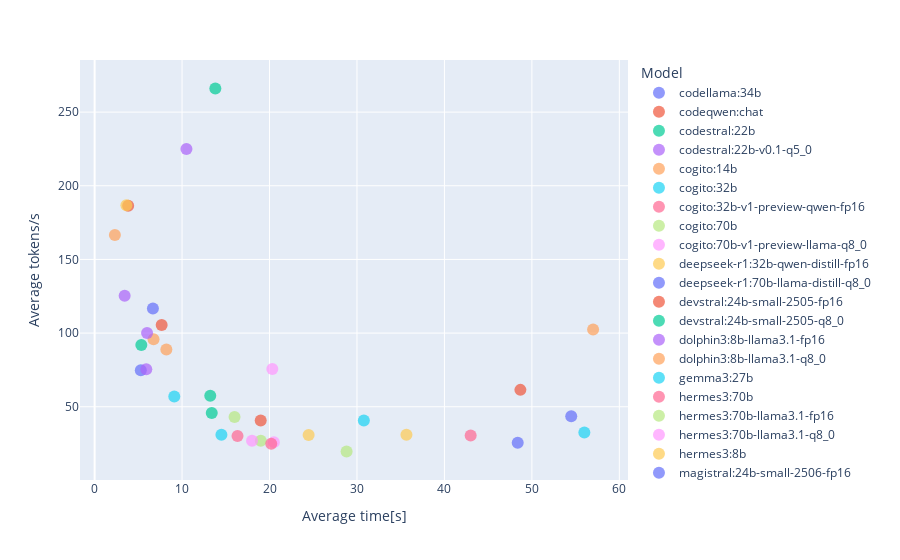

Notebook source saved alongside this figure:
### Markdown cell above
> *Note*: Java will almost always contain 'syntax-errors', due to its strict syntax rules. It will not compile if for instance a class is defined, but the file is not named after the class. This is not inheritently a problem with the model, but rather a limitation of syntax-checking the language itself.

### Code cell
# Plot of Average Time[s] and Average Tokens/s

fig = px.scatter(
    averaged_df,
    x='Average time[s]',
    y='Average tokens/s',
    hover_name='Model',
    color='Model',
)
fig.update_traces(marker=dict(size=12, opacity=0.7))
fig.show()

### Figure 1 — Plotly figure (JSON) as saved in the notebook; plotly's stock layout.template omitted (floating-point values rounded to 4 significant figures)
{"data": [{"hovertemplate": "<b>%{hovertext}</b><br><br>Model=codellama:34b<br>Average time[s]=%{x}<br>Average tokens/s=%{y}<extra></extra>", "hovertext": ["codellama:34b"], "legendgroup": "codellama:34b", "marker": {"color": "#636efa", "opacity": 0.7, "size": 12, "symbol": "circle"}, "mode": "markers", "name": "codellama:34b", "orientation": "v", "showlegend": true, "type": "scatter", "x": [5.282], "xaxis": "x", "y": [74.76], "yaxis": "y"}, {"hovertemplate": "<b>%{hovertext}</b><br><br>Model=codeqwen:chat<br>Average time[s]=%{x}<br>Average tokens/s=%{y}<extra></extra>", "hovertext": ["codeqwen:chat"], "legendgroup": "codeqwen:chat", "marker": {"color": "#EF553B", "opacity": 0.7, "size": 12, "symbol": "circle"}, "mode": "markers", "name": "codeqwen:chat", "orientation": "v", "showlegend": true, "type": "scatter", "x": [3.837], "xaxis": "x", "y": [186.4], "yaxis": "y"}, {"hovertemplate": "<b>%{hovertext}</b><br><br>Model=codestral:22b<br>Average time[s]=%{x}<br>Average tokens/s=%{y}<extra></extra>", "hovertext": ["codestral:22b"], "legendgroup": "codestral:22b", "marker": {"color": "#00cc96", "opacity": 0.7, "size": 12, "symbol": "circle"}, "mode": "markers", "name": "codestral:22b", "orientation": "v", "showlegend": true, "type": "scatter", "x": [5.342], "xaxis": "x", "y": [91.9], "yaxis": "y"}, {"hovertemplate": "<b>%{hovertext}</b><br><br>Model=codestral:22b-v0.1-q5_0<br>Average time[s]=%{x}<br>Average tokens/s=%{y}<extra></extra>", "hovertext": ["codestral:22b-v0.1-q5_0"], "legendgroup": "codestral:22b-v0.1-q5_0", "marker": {"color": "#ab63fa", "opacity": 0.7, "size": 12, "symbol": "circle"}, "mode": "markers", "name": "codestral:22b-v0.1-q5_0", "orientation": "v", "showlegend": true, "type": "scatter", "x": [5.907], "xaxis": "x", "y": [75.44], "yaxis": "y"}, {"hovertemplate": "<b>%{hovertext}</b><br><br>Model=cogito:14b<br>Average time[s]=%{x}<br>Average tokens/s=%{y}<extra></extra>", "hovertext": ["cogito:14b"], "legendgroup": "cogito:14b", "marker": {"color": "#FFA15A", "opacity": 0.7, "size": 12, "symbol": "circle"}, "mode": "markers", "name": "cogito:14b", "orientation": "v", "showlegend": true, "type": "scatter", "x": [6.738], "xaxis": "x", "y": [95.76], "yaxis": "y"}, {"hovertemplate": "<b>%{hovertext}</b><br><br>Model=cogito:32b<br>Average time[s]=%{x}<br>Average tokens/s=%{y}<extra></extra>", "hovertext": ["cogito:32b"], "legendgroup": "cogito:32b", "marker": {"color": "#19d3f3", "opacity": 0.7, "size": 12, "symbol": "circle"}, "mode": "markers", "name": "cogito:32b", "orientation": "v", "showlegend": true, "type": "scatter", "x": [14.5], "xaxis": "x", "y": [31.0], "yaxis": "y"}, {"hovertemplate": "<b>%{hovertext}</b><br><br>Model=cogito:32b-v1-preview-qwen-fp16<br>Average time[s]=%{x}<br>Average tokens/s=%{y}<extra></extra>", "hovertext": ["cogito:32b-v1-preview-qwen-fp16"], "legendgroup": "cogito:32b-v1-preview-qwen-fp16", "marker": {"color": "#FF6692", "opacity": 0.7, "size": 12, "symbol": "circle"}, "mode": "markers", "name": "cogito:32b-v1-preview-qwen-fp16", "orientation": "v", "showlegend": true, "type": "scatter", "x": [16.34], "xaxis": "x", "y": [30.15], "yaxis": "y"}, {"hovertemplate": "<b>%{hovertext}</b><br><br>Model=cogito:70b<br>Average time[s]=%{x}<br>Average tokens/s=%{y}<extra></extra>", "hovertext": ["cogito:70b"], "legendgroup": "cogito:70b", "marker": {"color": "#B6E880", "opacity": 0.7, "size": 12, "symbol": "circle"}, "mode": "markers", "name": "cogito:70b", "orientation": "v", "showlegend": true, "type": "scatter", "x": [19.0], "xaxis": "x", "y": [27.0], "yaxis": "y"}, {"hovertemplate": "<b>%{hovertext}</b><br><br>Model=cogito:70b-v1-preview-llama-q8_0<br>Average time[s]=%{x}<br>Average tokens/s=%{y}<extra></extra>", "hovertext": ["cogito:70b-v1-preview-llama-q8_0"], "legendgroup": "cogito:70b-v1-preview-llama-q8_0", "marker": {"color": "#FF97FF", "opacity": 0.7, "size": 12, "symbol": "circle"}, "mode": "markers", "name": "cogito:70b-v1-preview-llama-q8_0", "orientation": "v", "showlegend": true, "type": "scatter", "x": [20.5], "xaxis": "x", "y": [26.0], "yaxis": "y"}, {"hovertemplate": "<b>%{hovertext}</b><br><br>Model=deepseek-r1:32b-qwen-distill-fp16<br>Average time[s]=%{x}<br>Average tokens/s=%{y}<extra></extra>", "hovertext": ["deepseek-r1:32b-qwen-distill-fp16"], "legendgroup": "deepseek-r1:32b-qwen-distill-fp16", "marker": {"color": "#FECB52", "opacity": 0.7, "size": 12, "symbol": "circle"}, "mode": "markers", "name": "deepseek-r1:32b-qwen-distill-fp16", "orientation": "v", "showlegend": true, "type": "scatter", "x": [35.66], "xaxis": "x", "y": [31.03], "yaxis": "y"}, {"hovertemplate": "<b>%{hovertext}</b><br><br>Model=deepseek-r1:70b-llama-distill-q8_0<br>Average time[s]=%{x}<br>Average tokens/s=%{y}<extra></extra>", "hovertext": ["deepseek-r1:70b-llama-distill-q8_0"], "legendgroup": "deepseek-r1:70b-llama-distill-q8_0", "marker": {"color": "#636efa", "opacity": 0.7, "size": 12, "symbol": "circle"}, "mode": "markers", "name": "deepseek-r1:70b-llama-distill-q8_0", "orientation": "v", "showlegend": true, "type": "scatter", "x": [48.38], "xaxis": "x", "y": [25.58], "yaxis": "y"}, {"hovertemplate": "<b>%{hovertext}</b><br><br>Model=devstral:24b-small-2505-fp16<br>Average time[s]=%{x}<br>Average tokens/s=%{y}<extra></extra>", "hovertext": ["devstral:24b-small-2505-fp16"], "legendgroup": "devstral:24b-small-2505-fp16", "marker": {"color": "#EF553B", "opacity": 0.7, "size": 12, "symbol": "circle"}, "mode": "markers", "name": "devstral:24b-small-2505-fp16", "orientation": "v", "showlegend": true, "type": "scatter", "x": [18.99], "xaxis": "x", "y": [40.6], "yaxis": "y"}, {"hovertemplate": "<b>%{hovertext}</b><br><br>Model=devstral:24b-small-2505-q8_0<br>Average time[s]=%{x}<br>Average tokens/s=%{y}<extra></extra>", "hovertext": ["devstral:24b-small-2505-q8_0"], "legendgroup": "devstral:24b-small-2505-q8_0", "marker": {"color": "#00cc96", "opacity": 0.7, "size": 12, "symbol": "circle"}, "mode": "markers", "name": "devstral:24b-small-2505-q8_0", "orientation": "v", "showlegend": true, "type": "scatter", "x": [13.22], "xaxis": "x", "y": [57.5], "yaxis": "y"}, {"hovertemplate": "<b>%{hovertext}</b><br><br>Model=dolphin3:8b-llama3.1-fp16<br>Average time[s]=%{x}<br>Average tokens/s=%{y}<extra></extra>", "hovertext": ["dolphin3:8b-llama3.1-fp16"], "legendgroup": "dolphin3:8b-llama3.1-fp16", "marker": {"color": "#ab63fa", "opacity": 0.7, "size": 12, "symbol": "circle"}, "mode": "markers", "name": "dolphin3:8b-llama3.1-fp16", "orientation": "v", "showlegend": true, "type": "scatter", "x": [3.436], "xaxis": "x", "y": [125.3], "yaxis": "y"}, {"hovertemplate": "<b>%{hovertext}</b><br><br>Model=dolphin3:8b-llama3.1-q8_0<br>Average time[s]=%{x}<br>Average tokens/s=%{y}<extra></extra>", "hovertext": ["dolphin3:8b-llama3.1-q8_0"], "legendgroup": "dolphin3:8b-llama3.1-q8_0", "marker": {"color": "#FFA15A", "opacity": 0.7, "size": 12, "symbol": "circle"}, "mode": "markers", "name": "dolphin3:8b-llama3.1-q8_0", "orientation": "v", "showlegend": true, "type": "scatter", "x": [2.32], "xaxis": "x", "y": [166.7], "yaxis": "y"}, {"hovertemplate": "<b>%{hovertext}</b><br><br>Model=gemma3:27b<br>Average time[s]=%{x}<br>Average tokens/s=%{y}<extra></extra>", "hovertext": ["gemma3:27b"], "legendgroup": "gemma3:27b", "marker": {"color": "#19d3f3", "opacity": 0.7, "size": 12, "symbol": "circle"}, "mode": "markers", "name": "gemma3:27b", "orientation": "v", "showlegend": true, "type": "scatter", "x": [30.78], "xaxis": "x", "y": [40.75], "yaxis": "y"}, {"hovertemplate": "<b>%{hovertext}</b><br><br>Model=hermes3:70b<br>Average time[s]=%{x}<br>Average tokens/s=%{y}<extra></extra>", "hovertext": ["hermes3:70b"], "legendgroup": "hermes3:70b", "marker": {"color": "#FF6692", "opacity": 0.7, "size": 12, "symbol": "circle"}, "mode": "markers", "name": "hermes3:70b", "orientation": "v", "showlegend": true, "type": "scatter", "x": [20.2], "xaxis": "x", "y": [24.89], "yaxis": "y"}, {"hovertemplate": "<b>%{hovertext}</b><br><br>Model=hermes3:70b-llama3.1-fp16<br>Average time[s]=%{x}<br>Average tokens/s=%{y}<extra></extra>", "hovertext": ["hermes3:70b-llama3.1-fp16"], "legendgroup": "hermes3:70b-llama3.1-fp16", "marker": {"color": "#B6E880", "opacity": 0.7, "size": 12, "symbol": "circle"}, "mode": "markers", "name": "hermes3:70b-llama3.1-fp16", "orientation": "v", "showlegend": true, "type": "scatter", "x": [28.81], "xaxis": "x", "y": [19.64], "yaxis": "y"}, {"hovertemplate": "<b>%{hovertext}</b><br><br>Model=hermes3:70b-llama3.1-q8_0<br>Average time[s]=%{x}<br>Average tokens/s=%{y}<extra></extra>", "hovertext": ["hermes3:70b-llama3.1-q8_0"], "legendgroup": "hermes3:70b-llama3.1-q8_0", "marker": {"color": "#FF97FF", "opacity": 0.7, "size": 12, "symbol": "circle"}, "mode": "markers", "name": "hermes3:70b-llama3.1-q8_0", "orientation": "v", "showlegend": true, "type": "scatter", "x": [18.0], "xaxis": "x", "y": [27.0], "yaxis": "y"}, {"hovertemplate": "<b>%{hovertext}</b><br><br>Model=hermes3:8b<br>Average time[s]=%{x}<br>Average tokens/s=%{y}<extra></extra>", "hovertext": ["hermes3:8b"], "legendgroup": "hermes3:8b", "marker": {"color": "#FECB52", "opacity": 0.7, "size": 12, "symbol": "circle"}, "mode": "markers", "name": "hermes3:8b", "orientation": "v", "showlegend": true, "type": "scatter", "x": [3.634], "xaxis": "x", "y": [186.8], "yaxis": "y"}, {"hovertemplate": "<b>%{hovertext}</b><br><br>Model=magistral:24b-small-2506-fp16<br>Average time[s]=%{x}<br>Average tokens/s=%{y}<extra></extra>", "hovertext": ["magistral:24b-small-2506-fp16"], "legendgroup": "magistral:24b-small-2506-fp16", "marker": {"color": "#636efa", "opacity": 0.7, "size": 12, "symbol": "circle"}, "mode": "markers", "name": "magistral:24b-small-2506-fp16", "orientation": "v", "showlegend": true, "type": "scatter", "x": [54.5], "xaxis": "x", "y": [43.5], "yaxis": "y"}, {"hovertemplate": "<b>%{hovertext}</b><br><br>Model=magistral:24b-small-2506-q8_0<br>Average time[s]=%{x}<br>Average tokens/s=%{y}<extra></extra>", "hovertext": ["magistral:24b-small-2506-q8_0"], "legendgroup": "magistral:24b-small-2506-q8_0", "marker": {"color": "#EF553B", "opacity": 0.7, "size": 12, "symbol": "circle"}, "mode": "markers", "name": "magistral:24b-small-2506-q8_0", "orientation": "v", "showlegend": true, "type": "scatter", "x": [48.69], "xaxis": "x", "y": [61.47], "yaxis": "y"}, {"hovertemplate": "<b>%{hovertext}</b><br><br>Model=mistral-small:24b-instruct-2501-fp16<br>Average time[s]=%{x}<br>Average tokens/s=%{y}<extra></extra>", "hovertext": ["mistral-small:24b-instruct-2501-fp16"], "legendgroup": "mistral-small:24b-instruct-2501-fp16", "marker": {"color": "#00cc96", "opacity": 0.7, "size": 12, "symbol": "circle"}, "mode": "markers", "name": "mistral-small:24b-instruct-2501-fp16", "orientation": "v", "showlegend": true, "type": "scatter", "x": [13.39], "xaxis": "x", "y": [45.72], "yaxis": "y"}, {"hovertemplate": "<b>%{hovertext}</b><br><br>Model=mixtral:8x7b<br>Average time[s]=%{x}<br>Average tokens/s=%{y}<extra></extra>", "hovertext": ["mixtral:8x7b"], "legendgroup": "mixtral:8x7b", "marker": {"color": "#ab63fa", "opacity": 0.7, "size": 12, "symbol": "circle"}, "mode": "markers", "name": "mixtral:8x7b", "orientation": "v", "showlegend": true, "type": "scatter", "x": [6.0], "xaxis": "x", "y": [100.0], "yaxis": "y"}, {"hovertemplate": "<b>%{hovertext}</b><br><br>Model=mixtral:8x7b-instruct-v0.1-q8_0<br>Average time[s]=%{x}<br>Average tokens/s=%{y}<extra></extra>", "hovertext": ["mixtral:8x7b-instruct-v0.1-q8_0"], "legendgroup": "mixtral:8x7b-instruct-v0.1-q8_0", "marker": {"color": "#FFA15A", "opacity": 0.7, "size": 12, "symbol": "circle"}, "mode": "markers", "name": "mixtral:8x7b-instruct-v0.1-q8_0", "orientation": "v", "showlegend": true, "type": "scatter", "x": [8.205], "xaxis": "x", "y": [88.8], "yaxis": "y"}, {"hovertemplate": "<b>%{hovertext}</b><br><br>Model=mixtral:v0.1<br>Average time[s]=%{x}<br>Average tokens/s=%{y}<extra></extra>", "hovertext": ["mixtral:v0.1"], "legendgroup": "mixtral:v0.1", "marker": {"color": "#19d3f3", "opacity": 0.7, "size": 12, "symbol": "circle"}, "mode": "markers", "name": "mixtral:v0.1", "orientation": "v", "showlegend": true, "type": "scatter", "x": [9.11], "xaxis": "x", "y": [57.01], "yaxis": "y"}, {"hovertemplate": "<b>%{hovertext}</b><br><br>Model=nhn-large:latest<br>Average time[s]=%{x}<br>Average tokens/s=%{y}<extra></extra>", "hovertext": ["nhn-large:latest"], "legendgroup": "nhn-large:latest", "marker": {"color": "#FF6692", "opacity": 0.7, "size": 12, "symbol": "circle"}, "mode": "markers", "name": "nhn-large:latest", "orientation": "v", "showlegend": true, "type": "scatter", "x": [43.0], "xaxis": "x", "y": [30.5], "yaxis": "y"}, {"hovertemplate": "<b>%{hovertext}</b><br><br>Model=nhn-medium:latest<br>Average time[s]=%{x}<br>Average tokens/s=%{y}<extra></extra>", "hovertext": ["nhn-medium:latest"], "legendgroup": "nhn-medium:latest", "marker": {"color": "#B6E880", "opacity": 0.7, "size": 12, "symbol": "circle"}, "mode": "markers", "name": "nhn-medium:latest", "orientation": "v", "showlegend": true, "type": "scatter", "x": [16.0], "xaxis": "x", "y": [43.0], "yaxis": "y"}, {"hovertemplate": "<b>%{hovertext}</b><br><br>Model=nhn-small:latest<br>Average time[s]=%{x}<br>Average tokens/s=%{y}<extra></extra>", "hovertext": ["nhn-small:latest"], "legendgroup": "nhn-small:latest", "marker": {"color": "#FF97FF", "opacity": 0.7, "size": 12, "symbol": "circle"}, "mode": "markers", "name": "nhn-small:latest", "orientation": "v", "showlegend": true, "type": "scatter", "x": [20.32], "xaxis": "x", "y": [75.59], "yaxis": "y"}, {"hovertemplate": "<b>%{hovertext}</b><br><br>Model=qwen2.5-coder:32b-instruct-fp16<br>Average time[s]=%{x}<br>Average tokens/s=%{y}<extra></extra>", "hovertext": ["qwen2.5-coder:32b-instruct-fp16"], "legendgroup": "qwen2.5-coder:32b-instruct-fp16", "marker": {"color": "#FECB52", "opacity": 0.7, "size": 12, "symbol": "circle"}, "mode": "markers", "name": "qwen2.5-coder:32b-instruct-fp16", "orientation": "v", "showlegend": true, "type": "scatter", "x": [24.47], "xaxis": "x", "y": [30.9], "yaxis": "y"}, {"hovertemplate": "<b>%{hovertext}</b><br><br>Model=qwen3-coder:30b-a3b-q4_K_M<br>Average time[s]=%{x}<br>Average tokens/s=%{y}<extra></extra>", "hovertext": ["qwen3-coder:30b-a3b-q4_K_M"], "legendgroup": "qwen3-coder:30b-a3b-q4_K_M", "marker": {"color": "#636efa", "opacity": 0.7, "size": 12, "symbol": "circle"}, "mode": "markers", "name": "qwen3-coder:30b-a3b-q4_K_M", "orientation": "v", "showlegend": true, "type": "scatter", "x": [6.667], "xaxis": "x", "y": [116.7], "yaxis": "y"}, {"hovertemplate": "<b>%{hovertext}</b><br><br>Model=qwen3-coder:30b-a3b-q8_0<br>Average time[s]=%{x}<br>Average tokens/s=%{y}<extra></extra>", "hovertext": ["qwen3-coder:30b-a3b-q8_0"], "legendgroup": "qwen3-coder:30b-a3b-q8_0", "marker": {"color": "#EF553B", "opacity": 0.7, "size": 12, "symbol": "circle"}, "mode": "markers", "name": "qwen3-coder:30b-a3b-q8_0", "orientation": "v", "showlegend": true, "type": "scatter", "x": [7.667], "xaxis": "x", "y": [105.5], "yaxis": "y"}, {"hovertemplate": "<b>%{hovertext}</b><br><br>Model=qwen3:1.7b-fp16<br>Average time[s]=%{x}<br>Average tokens/s=%{y}<extra></extra>", "hovertext": ["qwen3:1.7b-fp16"], "legendgroup": "qwen3:1.7b-fp16", "marker": {"color": "#00cc96", "opacity": 0.7, "size": 12, "symbol": "circle"}, "mode": "markers", "name": "qwen3:1.7b-fp16", "orientation": "v", "showlegend": true, "type": "scatter", "x": [13.8], "xaxis": "x", "y": [266.0], "yaxis": "y"}, {"hovertemplate": "<b>%{hovertext}</b><br><br>Model=qwen3:1.7b-q8_0<br>Average time[s]=%{x}<br>Average tokens/s=%{y}<extra></extra>", "hovertext": ["qwen3:1.7b-q8_0"], "legendgroup": "qwen3:1.7b-q8_0", "marker": {"color": "#ab63fa", "opacity": 0.7, "size": 12, "symbol": "circle"}, "mode": "markers", "name": "qwen3:1.7b-q8_0", "orientation": "v", "showlegend": true, "type": "scatter", "x": [10.5], "xaxis": "x", "y": [225.0], "yaxis": "y"}, {"hovertemplate": "<b>%{hovertext}</b><br><br>Model=qwen3:30b-a3b-fp16<br>Average time[s]=%{x}<br>Average tokens/s=%{y}<extra></extra>", "hovertext": ["qwen3:30b-a3b-fp16"], "legendgroup": "qwen3:30b-a3b-fp16", "marker": {"color": "#FFA15A", "opacity": 0.7, "size": 12, "symbol": "circle"}, "mode": "markers", "name": "qwen3:30b-a3b-fp16", "orientation": "v", "showlegend": true, "type": "scatter", "x": [57.0], "xaxis": "x", "y": [102.5], "yaxis": "y"}, {"hovertemplate": "<b>%{hovertext}</b><br><br>Model=qwen3:32b-fp16<br>Average time[s]=%{x}<br>Average tokens/s=%{y}<extra></extra>", "hovertext": ["qwen3:32b-fp16"], "legendgroup": "qwen3:32b-fp16", "marker": {"color": "#19d3f3", "opacity": 0.7, "size": 12, "symbol": "circle"}, "mode": "markers", "name": "qwen3:32b-fp16", "orientation": "v", "showlegend": true, "type": "scatter", "x": [56.0], "xaxis": "x", "y": [32.5], "yaxis": "y"}], "layout": {"legend": {"title": {"text": "Model"}, "tracegroupgap": 0}, "margin": {"t": 60}, "xaxis": {"anchor": "y", "domain": [0, 1], "title": {"text": "Average time[s]"}}, "yaxis": {"anchor": "x", "domain": [0, 1], "title": {"text": "Average tokens/s"}}}}
